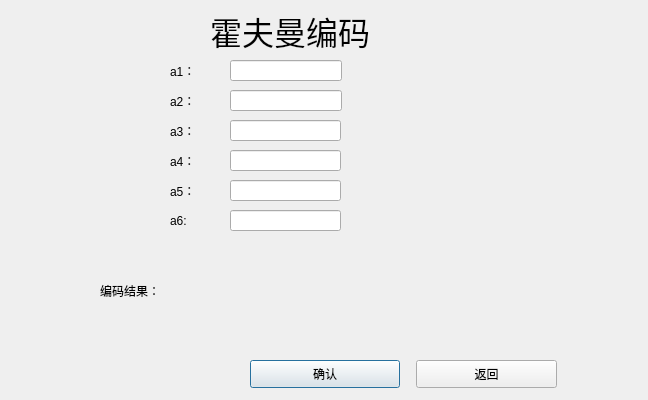
<?xml version="1.0" encoding="UTF-8"?>
<ui version="4.0">
 <class>Page2_2</class>
 <widget class="QDialog" name="Page2_2">
  <property name="geometry">
   <rect>
    <x>0</x>
    <y>0</y>
    <width>648</width>
    <height>400</height>
   </rect>
  </property>
  <property name="windowTitle">
   <string>Dialog</string>
  </property>
  <widget class="QLabel" name="label_2">
   <property name="geometry">
    <rect>
     <x>210</x>
     <y>10</y>
     <width>200</width>
     <height>42</height>
    </rect>
   </property>
   <property name="font">
    <font>
     <pointsize>24</pointsize>
    </font>
   </property>
   <property name="text">
    <string>霍夫曼编码</string>
   </property>
  </widget>
  <widget class="QLabel" name="label">
   <property name="geometry">
    <rect>
     <x>170</x>
     <y>60</y>
     <width>31</width>
     <height>21</height>
    </rect>
   </property>
   <property name="text">
    <string>a1：</string>
   </property>
  </widget>
  <widget class="QLineEdit" name="lineEdit">
   <property name="geometry">
    <rect>
     <x>230</x>
     <y>60</y>
     <width>112</width>
     <height>21</height>
    </rect>
   </property>
   <property name="text">
    <string/>
   </property>
  </widget>
  <widget class="QLabel" name="label_4">
   <property name="geometry">
    <rect>
     <x>170</x>
     <y>90</y>
     <width>31</width>
     <height>21</height>
    </rect>
   </property>
   <property name="text">
    <string>a2：</string>
   </property>
  </widget>
  <widget class="QLineEdit" name="lineEdit_2">
   <property name="geometry">
    <rect>
     <x>230</x>
     <y>90</y>
     <width>112</width>
     <height>21</height>
    </rect>
   </property>
  </widget>
  <widget class="QLabel" name="label_3">
   <property name="geometry">
    <rect>
     <x>170</x>
     <y>120</y>
     <width>31</width>
     <height>21</height>
    </rect>
   </property>
   <property name="text">
    <string>a3：</string>
   </property>
  </widget>
  <widget class="QLineEdit" name="lineEdit_3">
   <property name="geometry">
    <rect>
     <x>230</x>
     <y>120</y>
     <width>111</width>
     <height>21</height>
    </rect>
   </property>
  </widget>
  <widget class="QLabel" name="label_6">
   <property name="geometry">
    <rect>
     <x>170</x>
     <y>150</y>
     <width>31</width>
     <height>21</height>
    </rect>
   </property>
   <property name="text">
    <string>a4：</string>
   </property>
  </widget>
  <widget class="QLineEdit" name="lineEdit_4">
   <property name="geometry">
    <rect>
     <x>230</x>
     <y>150</y>
     <width>111</width>
     <height>21</height>
    </rect>
   </property>
  </widget>
  <widget class="QLabel" name="label_7">
   <property name="geometry">
    <rect>
     <x>170</x>
     <y>180</y>
     <width>31</width>
     <height>21</height>
    </rect>
   </property>
   <property name="text">
    <string>a5：</string>
   </property>
  </widget>
  <widget class="QLineEdit" name="lineEdit_5">
   <property name="geometry">
    <rect>
     <x>230</x>
     <y>180</y>
     <width>111</width>
     <height>21</height>
    </rect>
   </property>
  </widget>
  <widget class="QLabel" name="label_8">
   <property name="geometry">
    <rect>
     <x>170</x>
     <y>210</y>
     <width>24</width>
     <height>21</height>
    </rect>
   </property>
   <property name="text">
    <string>a6:</string>
   </property>
  </widget>
  <widget class="QLineEdit" name="lineEdit_6">
   <property name="geometry">
    <rect>
     <x>230</x>
     <y>210</y>
     <width>111</width>
     <height>21</height>
    </rect>
   </property>
  </widget>
  <widget class="QLabel" name="label_5">
   <property name="geometry">
    <rect>
     <x>100</x>
     <y>270</y>
     <width>471</width>
     <height>41</height>
    </rect>
   </property>
   <property name="text">
    <string>编码结果：</string>
   </property>
  </widget>
  <widget class="QPushButton" name="pushButton">
   <property name="geometry">
    <rect>
     <x>250</x>
     <y>360</y>
     <width>150</width>
     <height>28</height>
    </rect>
   </property>
   <property name="text">
    <string>确认</string>
   </property>
  </widget>
  <widget class="QPushButton" name="pushButton_2">
   <property name="geometry">
    <rect>
     <x>416</x>
     <y>360</y>
     <width>141</width>
     <height>28</height>
    </rect>
   </property>
   <property name="text">
    <string>返回</string>
   </property>
  </widget>
 </widget>
 <resources/>
 <connections/>
</ui>
